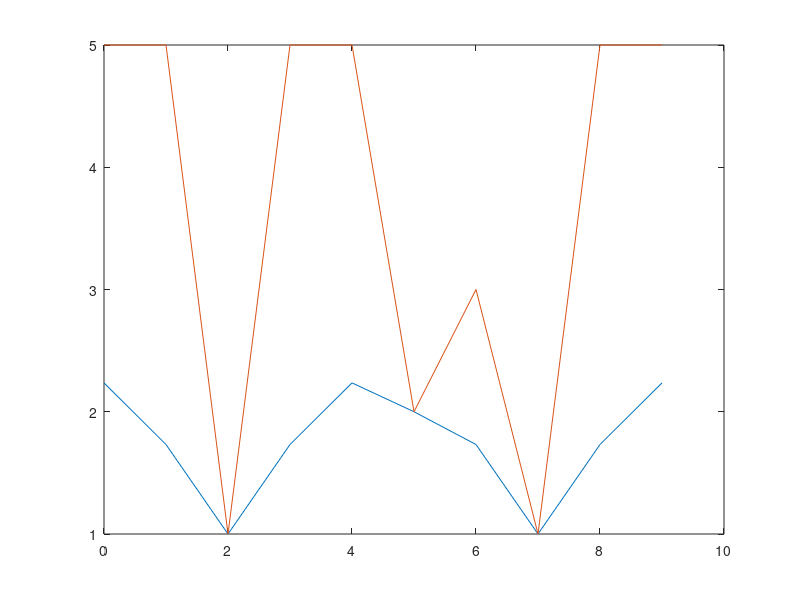

MATLAB code for this plot:

position = [0, 1, 2, 3, 4,5,6,7,8,9]
vitesse = [5, 5, 1, 5, 5,2,3,1,5,5]
length = 10
acc_in = 1
acc_out = 1
max_speed = 22

% slope_1 = zeros(length,1);
% slope_1_inv = zeros(length,1);
slope_2=zeros(length);
slope_3=zeros(length);
for k=1:1:length
    for i=k:1:length
        slope_2(k,i) = sqrt((vitesse(k)^2)+2*acc_out*(position(i)-position(k)));
        slope_3(k,i) = sqrt((vitesse(k)^2)+2*acc_in*(position(i)-position(k)));
    end
end

slope_2=slope_2'
slope_3=rot90(rot90(slope_3'))
plot(position, vitesse, position, slope_2, position, slope_3)

slope_23 = max(slope_2, slope_3);

vitesse2 = vitesse;
for k=1:1:length
    for i=1:1:length
        vitesse(i) = min(slope_23(i,k), vitesse(i));
    end
end
plot(position, vitesse, position, vitesse2)

